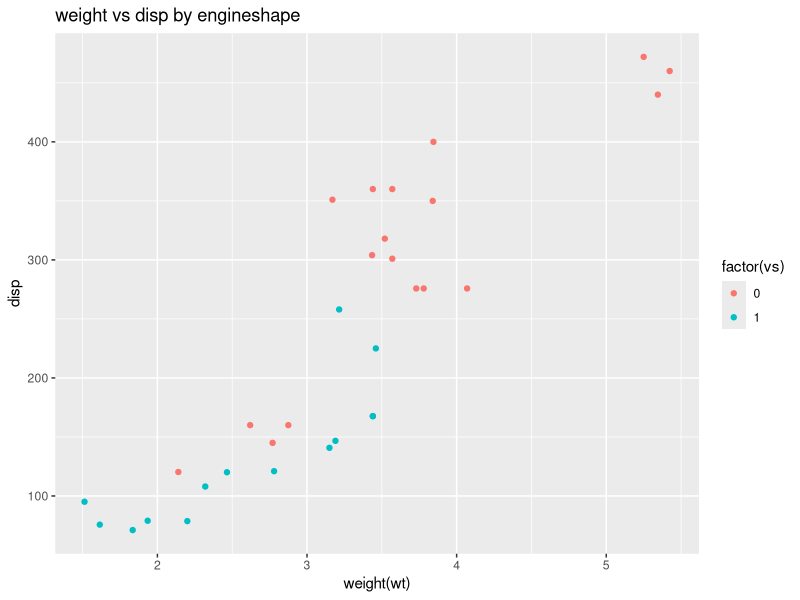
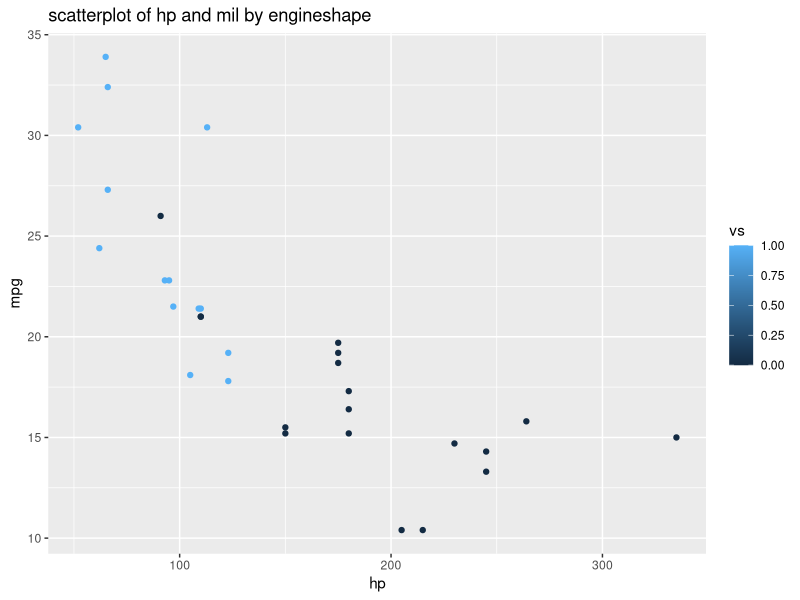
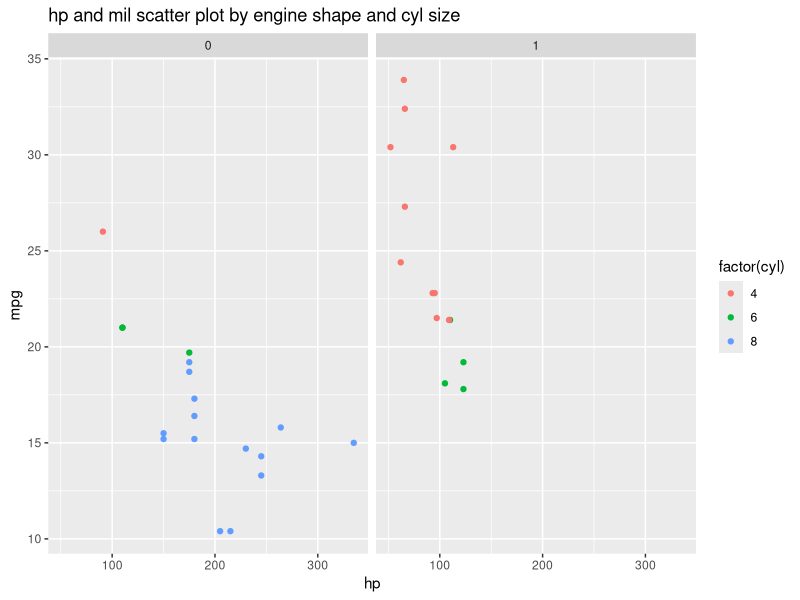
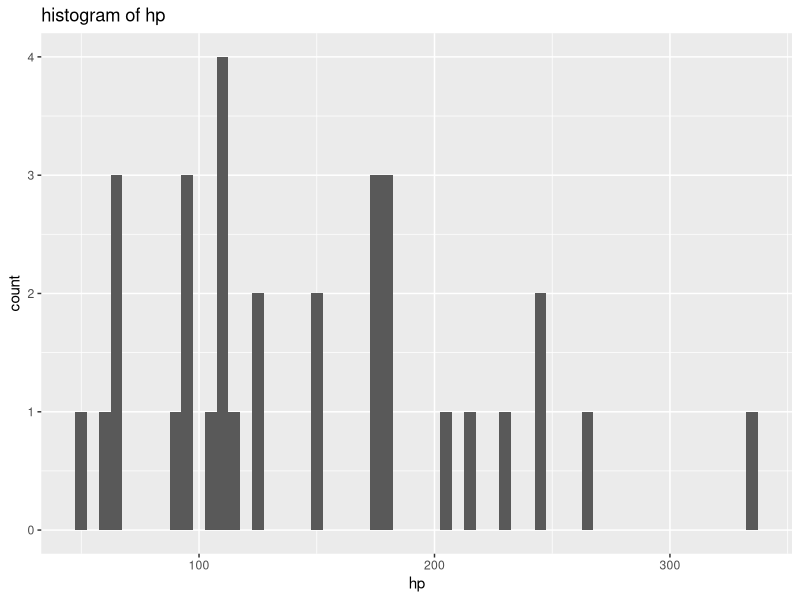

Write the R code that produced these figures, in order.
library(ggplot2)
data(mtcars)
ggplot(mtcars,aes(x=wt,y=disp,color=factor(vs)))+
  geom_point()+
  ggtitle("weight vs disp by engineshape")+
  xlab("weight(wt)")+
  ylab("disp")
ggplot(mtcars,aes(x=hp,y=mpg,color=vs))+
  geom_point()+
  ggtitle("scatterplot of hp and mil by engineshape")
ggplot(mtcars,aes(x=hp,y=mpg,color=factor(cyl)))+
  geom_point()+
  facet_wrap(~vs)+
  ggtitle("hp and mil scatter plot by engine shape and cyl size")+
  xlab("hp")+
  ylab("mpg")
ggplot(data = mtcars)+
  geom_histogram(mapping = aes(x=hp),binwidth = 5)+
  ggtitle("histogram of hp")+
  xlab("hp")
  
